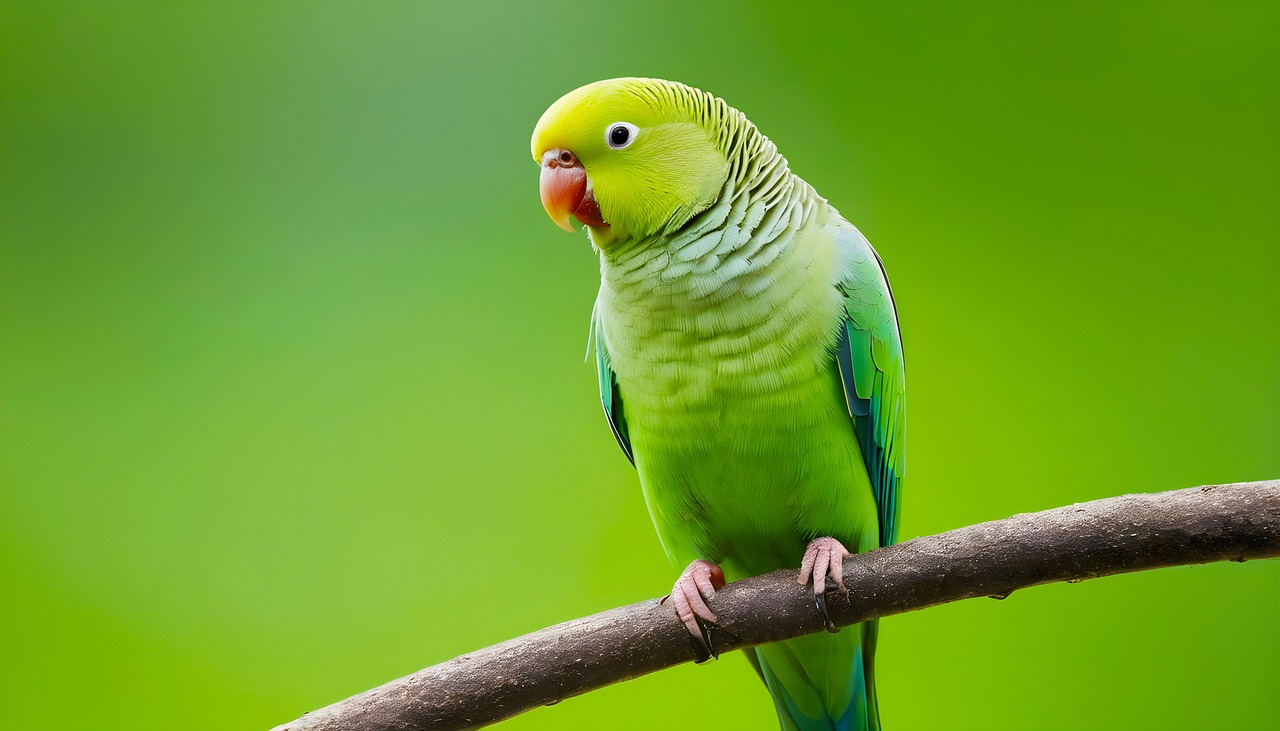
#> input picture data/bird.jpg, 1280 x 731 px
$ python main.py
#> lines starting #> are read from the running program, lines starting #| are printed output that depends on the picture
import os

import cv2

img = cv2.imread(os.path.join('.','data','bird.jpg'))
#> img is the input picture: shape (731, 1280, 3); mean B, G, R 40.2, 160.3, 109.4

img_gray=cv2.cvtColor(img, cv2.COLOR_BGR2GRAY)
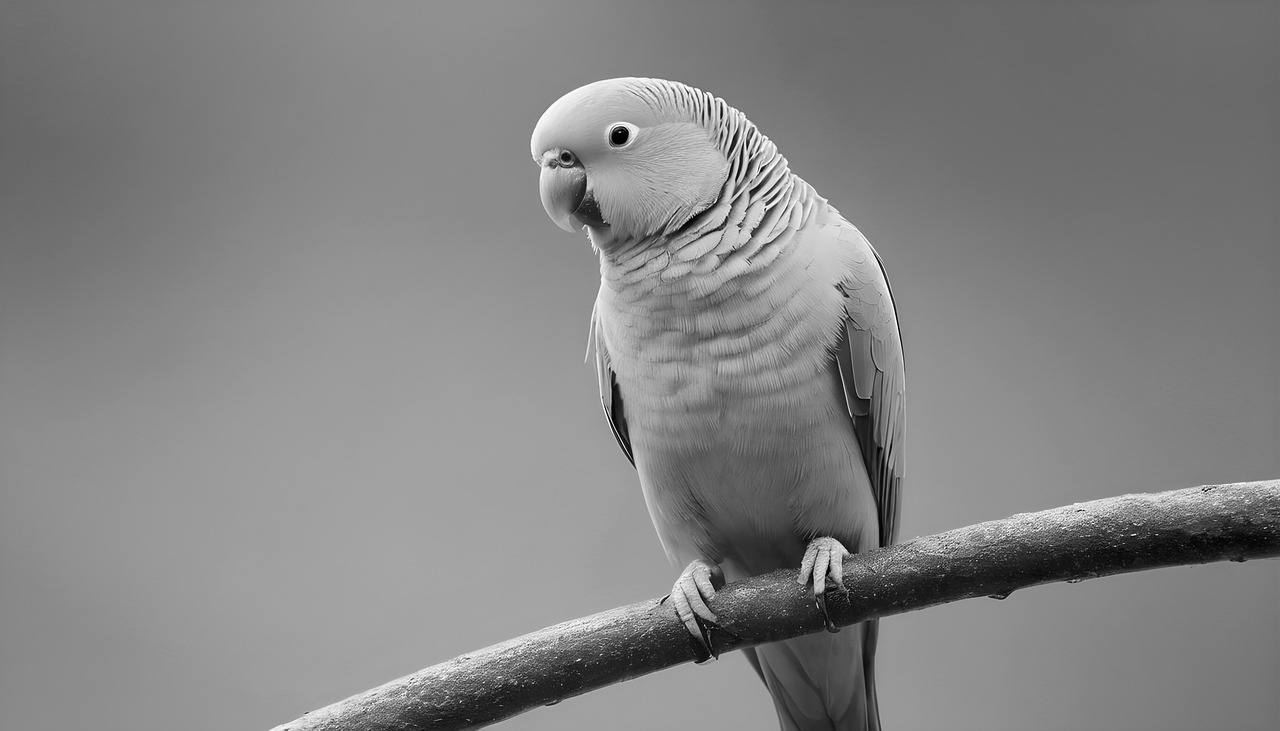
#> img_gray: shape (731, 1280); min 0, max 255, mean 131.4
img_rgb=cv2.cvtColor(img, cv2.COLOR_BGR2RGB)
img_hsv=cv2.cvtColor(img, cv2.COLOR_BGR2HSV)
#> img_hsv: shape (731, 1280, 3); mean H, S, V 42.4, 193.3, 161.5


cv2.imshow('img',img)
cv2.imshow('img_rgb', img_rgb)
cv2.imshow('img_gray', img_gray)
cv2.imshow('img_hsv', img_hsv)
cv2.waitKey(0)

$ run again, with data/basketball.png saved as data/bird.jpg
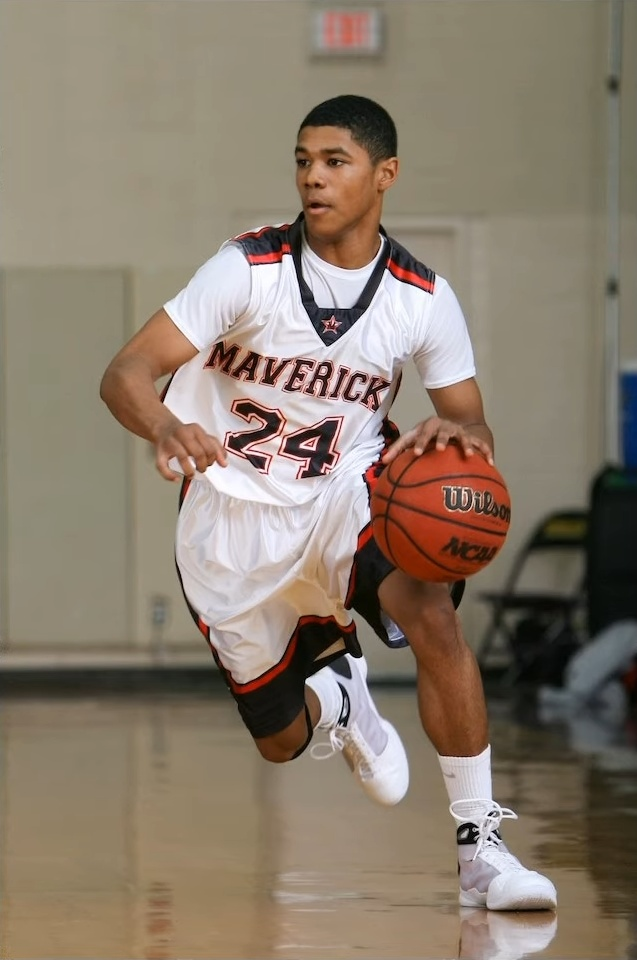
#> input picture data/basketball.png, 637 x 960 px
#> img is the input picture: shape (960, 637, 3); mean B, G, R 108.5, 124.3, 138.2
#> `img_gray=cv2.cvtColor(img, cv2.COLOR_BGR2GRAY)`:
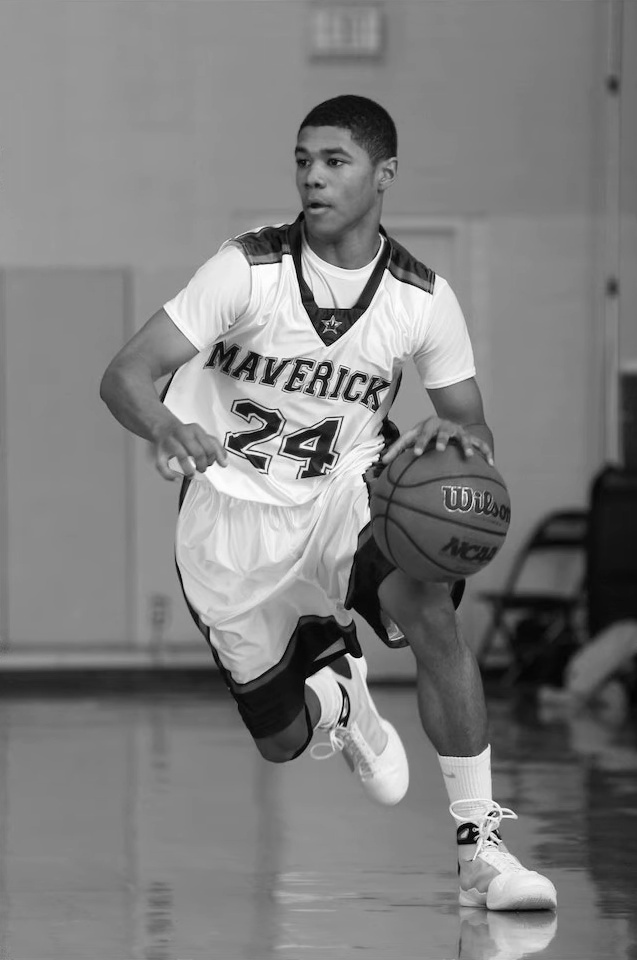
#> img_gray: shape (960, 637); min 0, max 255, mean 126.6
#> img_hsv: shape (960, 637, 3); mean H, S, V 34.6, 65.7, 139.5

$ run again, with data/bear.png saved as data/bird.jpg
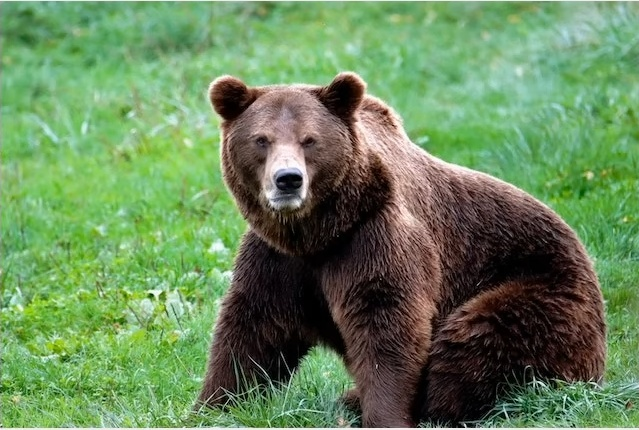
#> input picture data/bear.png, 639 x 430 px
#> img is the input picture: shape (430, 639, 3); mean B, G, R 90.6, 134.6, 103.9
#> `img_gray=cv2.cvtColor(img, cv2.COLOR_BGR2GRAY)`:
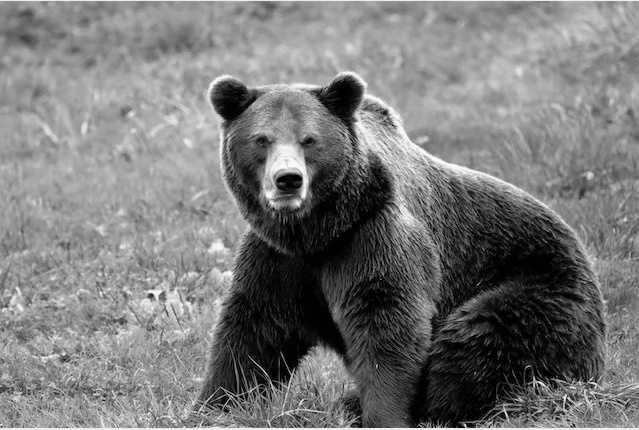
#> img_gray: shape (430, 639); min 0, max 254, mean 120.4
#> img_hsv: shape (430, 639, 3); mean H, S, V 52.2, 103.9, 140.7
